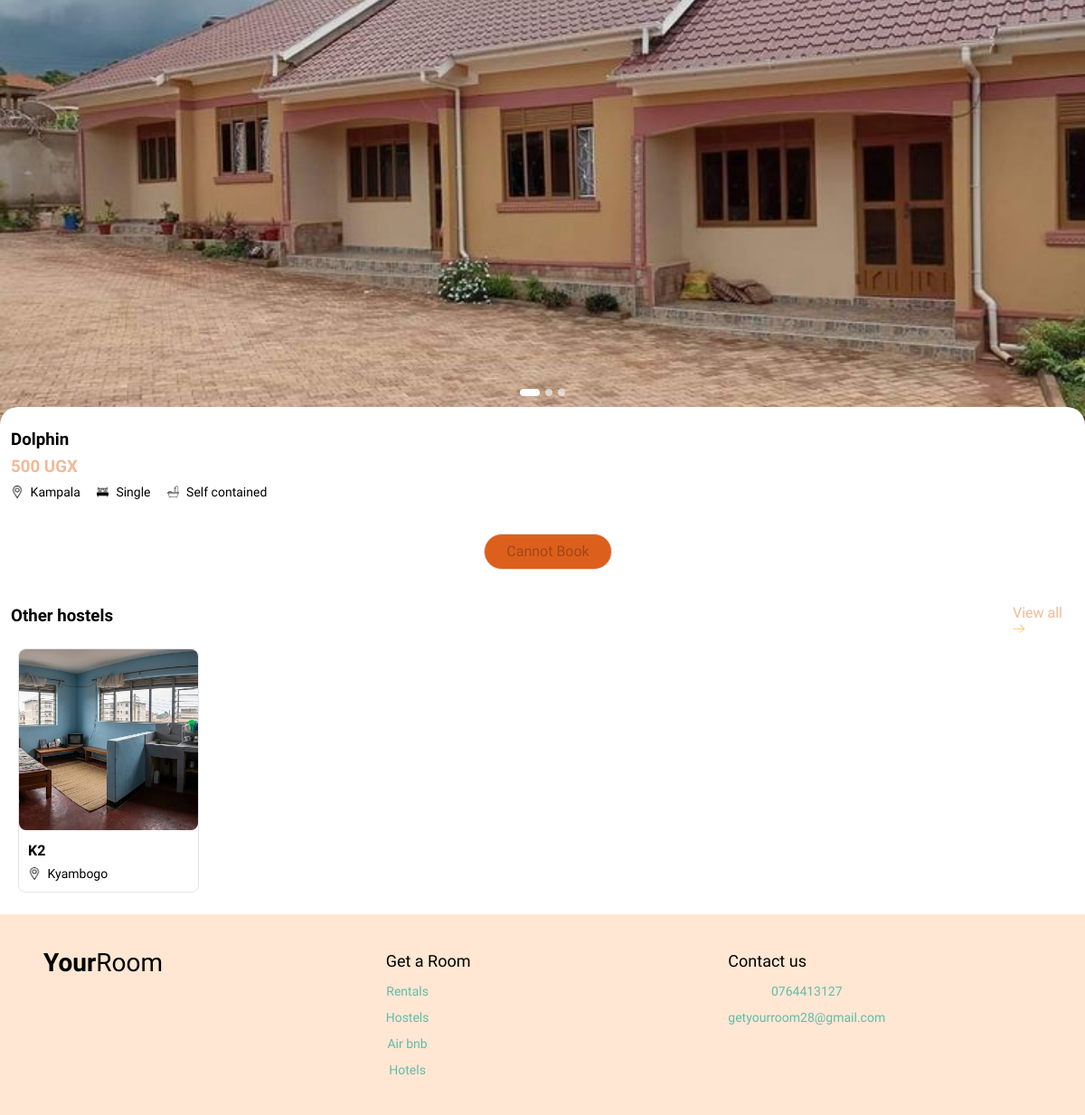
The page /unit/hostel/2/ on the database as committed earlier.
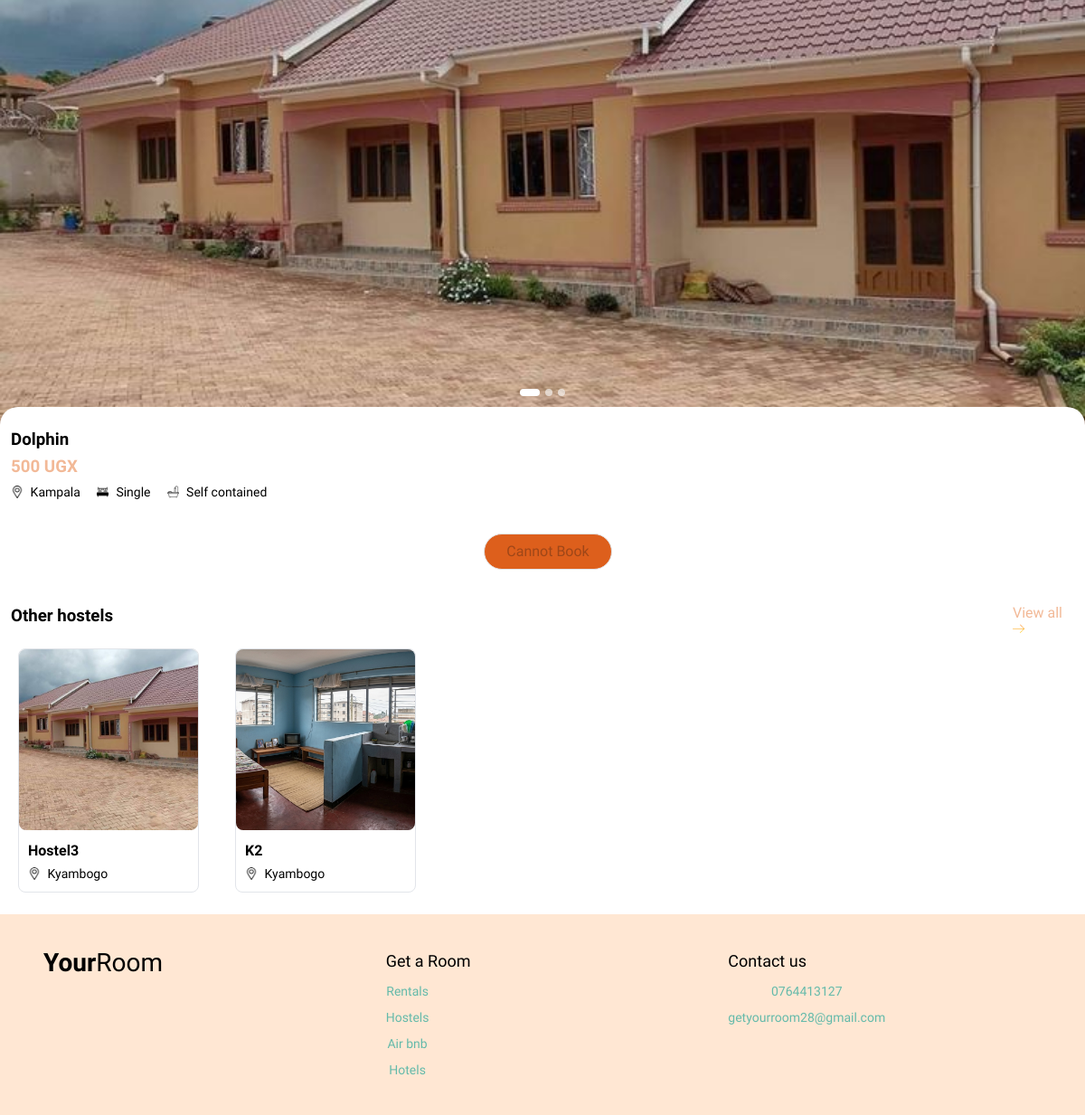
The same page on the database as committed later.
### your_room/models.py (models this page shows, shortened)
class UnitImageBase(models.Model):
    image = models.ImageField(upload_to="units/%Y/%m/")
    is_main = models.BooleanField(
        default=False,
        help_text="Check this box to set this image as the main display photo."
    )
    class Meta:
        abstract = True
        ordering = ["is_main"]

class HostelImage(UnitImageBase):
    unit = models.ForeignKey(Hostel, related_name="images", on_delete=models.CASCADE)

class BaseUnit(models.Model):
    name = models.CharField(max_length=150)
    location = models.CharField(max_length=150)
    description = models.TextField(
        blank=True,
        max_length=2000,
        help_text="Describe the unit: facilities, rules, nearby places, etc.",
    )
    class Meta:
        abstract = True
        ordering = ["name"]

class Hostel(BaseUnit):
    university = models.CharField(max_length=150)
    room_type = models.CharField(max_length=10, choices=RoomType.choices)
    self_contained = models.BooleanField(default=False)
    price = models.DecimalField(max_digits=10, decimal_places=2, null=True, blank=True)
    is_booked = models.BooleanField(default=False)
    lessor = models.ForeignKey(Lessor, related_name="hostels", on_delete=models.PROTECT, null=True, blank=True)

### your_room/views.py (the view)
# urls.py: path("unit/<str:unit_type>/<int:pk>/", unit_detail, name="unit-detail"),
def unit_detail(request,unit_type, pk):
    model = UNIT_MODELS.get(unit_type)
    unit = get_object_or_404(model.objects.prefetch_related("images"), pk=pk)
    units = model.objects.exclude(pk=pk).prefetch_related("images")[:5]
    return render(request, "your_room/detail.html", {"unit": unit, "unit_type": unit_type, "units":units})

### your_room/templates/your_room/detail.html (shortened to what this page needs)
<!DOCTYPE html>
{% load static %}
{% load humanize %}
<html lang="en">
<head>
<link rel="stylesheet" href="{% static 'your_room/styles.css' %}" />
</head>
<body>
<main>
  <div class ="unit_slider_section">
    <div class="slider-wrapper">
      <div class="slider" id="slider">
        {% for img in unit.images.all %}
        <div class="slide"><img src="{{ img.image.url }}" alt="{{ unit.name }}" /></div>
        {% endfor %}
      </div>
      <div class="dots" id="dots">
        {% for img in unit.images.all %}
        <div class="dot{% if forloop.first %} active{% endif %}"></div>
        {% endfor %}
      </div>
    </div>
    <div class = "unit unit_slider_section">
      <div><h3>{{ unit.name }}</h3></div>
      <div style="color:#f2b997;"><h3>{{ unit.price|floatformat:0|intcomma }} UGX</h3></div>
      {% if unit_type == 'hotel' or unit_type == 'airbnb'%}
      <div class = "unit_specification">
        <img src = "{% static 'your_room/images/location_icon.png' %}" />
        <p>{{ unit.location}}</p>
      </div>
      {% elif unit_type == 'hostel' or unit_type == 'rental' %}
      <div class ="unit_specification_section">
        <div class = "unit_specification">
          <img src = "{% static 'your_room/images/location_icon.png' %}" />
          <p>{{ unit.location}}</p>
        </div>
        <div class = "unit_specification">
          <img src = "{% static 'your_room/images/bed_icon.png' %}" />
          <p>{{ unit.get_room_type_display }}</p>
        </div>
        <div class = "unit_specification">
          <img src = "{% static 'your_room/images/bathroom_icon.png' %}" />
          {% if unit.self_contained %}
          <p>Self contained</p>
          {% else %}
          <p>Not self-contained</p>
          {% endif %}
        </div>
      </div>
      {% endif %}
      <div class="center-action unit_center_action">
          {% if unit_type == 'hostel' and unit.is_booked %}
          <button class="btn btn--sm" type="button" disabled>
            Cannot Book
          </button>
          {% else %}
          <button class="btn btn--sm" id="book-now" type="button" data-unit-type="{{ unit_type }}" data-unit-id="{{ unit.pk }}">
            Book Now
          </button>
          {% endif %}
      </div>
    </div>
  </div>
  <div class="other_place_title">
    <h3 class ="unit">Other {{ unit_type }}s</h3>
    <div class="unit_specification">
      {% if unit_type == 'rental'%}
      <a href="{% url 'rentals' %}">
        View all <img src="{% static 'your_room/images/right-arrow_.png' %}"/>
      </a>
      {% elif unit_type == 'hostel'%}
      <a href="{% url 'hostels' %}">
        View all <img src="{% static 'your_room/images/right-arrow_.png' %}"/>
      </a>
      {% elif unit_type == 'hotel'%}
      <a href="{% url 'hotels' %}">
        View all <img src="{% static 'your_room/images/right-arrow_.png' %}"/>
      </a>
      {% else %}
      <a href="{% url 'airbnb' %}">
        View all <img src="{% static 'your_room/images/right-arrow_.png' %}"/>
      </a>
      {% endif %}
    </div>
  </div>
  <div class ="other_places_scroll">
    {% for unit in units %}
    <article class="card other_places_card">
      <a href="{% url 'unit-detail' unit_type unit.pk %}">
        {% with unit.images.first as img %}
          {% if img %}
              <img src="{{ img.image.url }}" alt="{{ unit.name }}" loading="lazy" />
          {% else %}
              <img src="{% static 'your_room/images/hero.png' %}" alt="{{ unit.name }}" loading="lazy" />
          {% endif %}
        {% endwith %}
        <div class="card_description" style="padding-left: 10px;padding-right:16px;padding-bottom:10px;">
          <h3 style="font-size:1rem;">{{ unit.name }}</h3>
        {% if unit_type == 'airbnb' or unit_type == 'hotel' %}
          <div class ="unit_specification_section">
            <div class = "unit_specification">
              <img src = "{% static 'your_room/images/location_icon.png' %}" />
              <p>{{ unit.location}}</p>
            </div>
          </div>
        {% else %}
        <div class ="unit_specification_section">
          <div class = "unit_specification">
            <img src = "{% static 'your_room/images/location_icon.png' %}" />
            <p>{% if unit_type == 'hostel' %}{{ unit.university }}{% else %}{{ unit.location }}{% endif %}</p>
          </div>
        </div>
        {% endif %}
        </div>
      </a>
    </article>
    {% endfor %}
  </div>
</main>
<footer class="footer container">
  <a class="logo" href="{% url 'index' %}"><b>Your</b><span>Room</span></a>
  <div class="col">
    <strong>Get a Room</strong>
    <div class="footer_nav">
      <a href="{% url 'rentals' %}">Rentals</a>
      <a href="{% url 'hostels' %}">Hostels</a>
      <a href="{% url 'airbnb' %}">Air bnb</a>
      <a href="{% url 'hotels' %}">Hotels</a>
    </div>
  </div>
  <div class="col">
    <strong>Contact us</strong>
    <div class="footer_nav">
      <span>0764413127</span>
      <span>getyourroom28@gmail.com</span>
    </div>
  </div>
</footer>
</body>
</html>

Rows that differ between the two databases and show on the page:
added Hostel: images.first.image (picture), name "Hostel3", university "Kyambogo"
